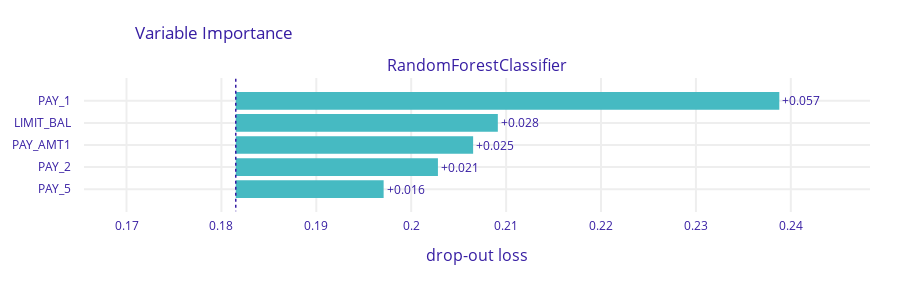

The code cell stored with this chart in its notebook:
### Code cell
explainer.model_parts().plot(max_vars=5)

### Figure 1 — Plotly figure (JSON) as saved in the notebook; plotly's stock layout.template omitted (floating-point values rounded to 4 significant figures)
{"data": [{"base": 0.1815, "hoverinfo": "text", "hoverlabel": {"bgcolor": "rgba(0,0,0,0.8)"}, "hovertext": ["Model: RandomForestClassifier loss after<br>variable: PAY_1 is permuted: 0.239<br>Drop-out loss change: +0.057", "Model: RandomForestClassifier loss after<br>variable: LIMIT_BAL is permuted: 0.209<br>Drop-out loss change: +0.028", "Model: RandomForestClassifier loss after<br>variable: PAY_AMT1 is permuted: 0.207<br>Drop-out loss change: +0.025", "Model: RandomForestClassifier loss after<br>variable: PAY_2 is permuted: 0.203<br>Drop-out loss change: +0.021", "Model: RandomForestClassifier loss after<br>variable: PAY_5 is permuted: 0.197<br>Drop-out loss change: +0.016"], "marker": {"color": "#46bac2"}, "orientation": "h", "showlegend": false, "text": ["+0.057", "+0.028", "+0.025", "+0.021", "+0.016"], "textposition": "outside", "type": "bar", "x": [0.05727, 0.02761, 0.02501, 0.0213, 0.01558], "xaxis": "x", "y": ["PAY_1", "LIMIT_BAL", "PAY_AMT1", "PAY_2", "PAY_5"], "yaxis": "y"}], "layout": {"annotations": [{"font": {"size": 16}, "showarrow": false, "text": "RandomForestClassifier", "x": 0.5, "xanchor": "center", "xref": "paper", "y": 1, "yanchor": "bottom", "yref": "paper"}, {"font": {"size": 16}, "showarrow": false, "text": "drop-out loss", "x": 0.5, "xanchor": "center", "xref": "paper", "y": 0, "yanchor": "top", "yref": "paper", "yshift": -30}], "font": {"color": "#371ea3"}, "height": 283, "margin": {"b": 71, "r": 30, "t": 78}, "shapes": [{"line": {"color": "#371ea3", "dash": "dot", "width": 1.5}, "type": "line", "x0": 0.1815, "x1": 0.1815, "xref": "x", "y0": -1, "y1": 5, "yref": "y"}], "title": {"text": "Variable Importance", "x": 0.15}, "xaxis": {"anchor": "y", "automargin": true, "domain": [0, 1], "fixedrange": true, "gridwidth": 2, "range": [0.1655, 0.2483], "tickcolor": "white", "ticklen": 3, "ticks": "outside", "type": "linear", "zeroline": false}, "yaxis": {"anchor": "x", "automargin": true, "autorange": "reversed", "domain": [0, 1], "fixedrange": true, "gridwidth": 2, "tickcolor": "white", "ticklen": 10, "ticks": "outside", "type": "category"}}}
